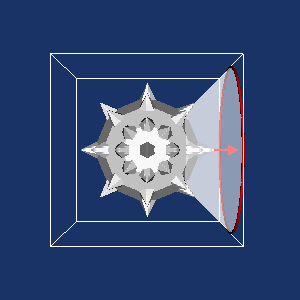

Recreate this plot in Python.
#!/usr/bin/env python
# Demonstrate vtkImplicitConeWidget clipping a mace geometry.

import vtkmodules.vtkInteractionStyle  # noqa: F401
import vtkmodules.vtkRenderingFreeType  # noqa: F401
import vtkmodules.vtkRenderingOpenGL2  # noqa: F401

from vtkmodules.vtkCommonDataModel import vtkCone
from vtkmodules.vtkFiltersCore import vtkAppendPolyData, vtkClipPolyData, vtkGlyph3D
from vtkmodules.vtkFiltersSources import vtkConeSource, vtkSphereSource
from vtkmodules.vtkInteractionWidgets import (
    vtkImplicitConeRepresentation,
    vtkImplicitConeWidget,
)
from vtkmodules.vtkRenderingCore import (
    vtkPolyDataMapper,
    vtkRenderWindow,
    vtkRenderWindowInteractor,
    vtkRenderer,
)
from vtkmodules.vtkRenderingLOD import vtkLODActor

# Sources
sphere = vtkSphereSource()
cone_source = vtkConeSource()

# Filters
glyph = vtkGlyph3D()
glyph.SetInputConnection(sphere.GetOutputPort())
glyph.SetSourceConnection(cone_source.GetOutputPort())
glyph.SetVectorModeToUseNormal()
glyph.SetScaleModeToScaleByVector()
glyph.SetScaleFactor(0.25)
glyph.Update()

append_filter = vtkAppendPolyData()
append_filter.AddInputConnection(glyph.GetOutputPort())
append_filter.AddInputConnection(sphere.GetOutputPort())

cone = vtkCone()
cone.SetIsDoubleCone(False)

clipper = vtkClipPolyData()
clipper.SetInputConnection(append_filter.GetOutputPort())
clipper.SetClipFunction(cone)
clipper.InsideOutOn()

# Mapper + Actor: mace
mace_mapper = vtkPolyDataMapper()
mace_mapper.SetInputConnection(append_filter.GetOutputPort())

mace_actor = vtkLODActor()
mace_actor.SetMapper(mace_mapper)
mace_actor.VisibilityOn()

# Mapper + Actor: clipped selection
select_mapper = vtkPolyDataMapper()
select_mapper.SetInputConnection(clipper.GetOutputPort())

select_actor = vtkLODActor()
select_actor.SetMapper(select_mapper)
select_actor.GetProperty().SetColor(0, 1, 0)
select_actor.VisibilityOff()
select_actor.SetScale(1.01, 1.01, 1.01)

# Renderer
renderer = vtkRenderer()
renderer.AddActor(mace_actor)
renderer.AddActor(select_actor)
renderer.SetBackground(0.1, 0.2, 0.4)

# Render window
render_window = vtkRenderWindow()
render_window.AddRenderer(renderer)
render_window.SetWindowName("implicit cone widget")
render_window.SetMultiSamples(0)
render_window.SetSize(300, 300)

# Interactor
interactor = vtkRenderWindowInteractor()
interactor.SetRenderWindow(render_window)


# Callback updates the cone implicit function on interaction
def cone_callback(caller, event_string):
    widget_rep = caller.GetRepresentation()
    widget_rep.GetCone(cone)
    select_actor.VisibilityOn()


# Widget
cone_rep = vtkImplicitConeRepresentation()
cone_rep.SetPlaceFactor(1.25)
cone_rep.PlaceWidget(glyph.GetOutput().GetBounds())

cone_widget = vtkImplicitConeWidget()
cone_widget.SetInteractor(interactor)
cone_widget.SetRepresentation(cone_rep)
cone_widget.AddObserver("InteractionEvent", cone_callback)
cone_widget.SetEnabled(True)

# Scene
renderer.ResetCamera()

interactor.Initialize()
interactor.Start()
